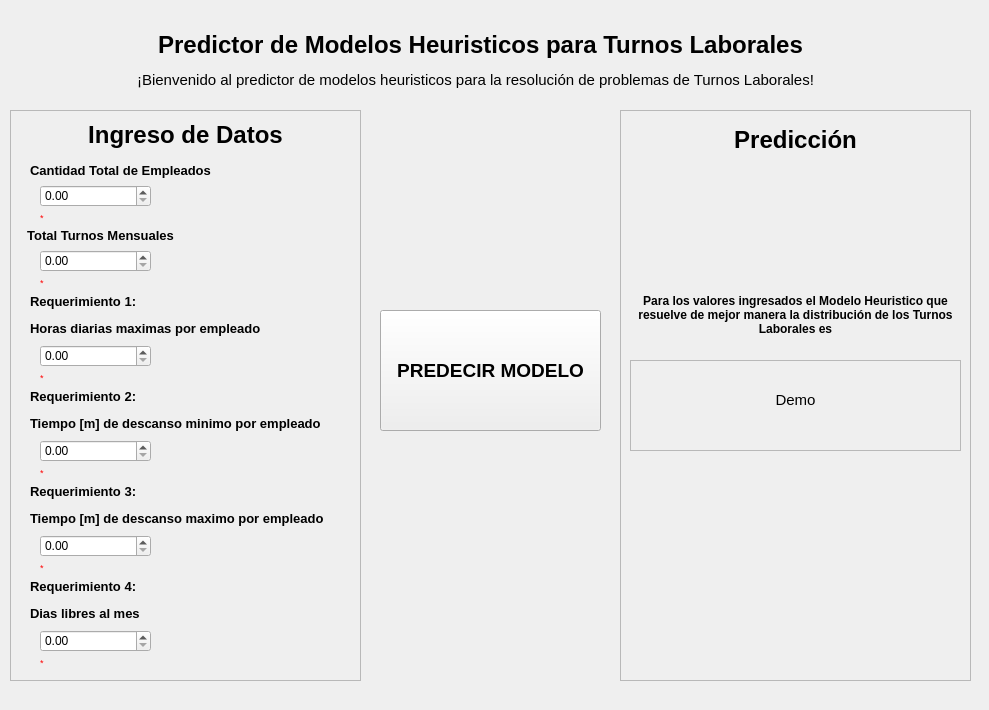
<?xml version="1.0" encoding="UTF-8"?>
<ui version="4.0">
 <class>Modelo</class>
 <widget class="QWidget" name="Modelo">
  <property name="geometry">
   <rect>
    <x>0</x>
    <y>0</y>
    <width>989</width>
    <height>710</height>
   </rect>
  </property>
  <property name="minimumSize">
   <size>
    <width>989</width>
    <height>710</height>
   </size>
  </property>
  <property name="maximumSize">
   <size>
    <width>989</width>
    <height>710</height>
   </size>
  </property>
  <property name="windowTitle">
   <string>Interfaz de Usuario</string>
  </property>
  <property name="styleSheet">
   <string notr="true">body {background-color: rgb(0, 0, 0);}</string>
  </property>
  <widget class="QLabel" name="Title">
   <property name="geometry">
    <rect>
     <x>10</x>
     <y>0</y>
     <width>941</width>
     <height>91</height>
    </rect>
   </property>
   <property name="text">
    <string>&lt;html&gt;&lt;head/&gt;&lt;body&gt;&lt;p align=&quot;center&quot;&gt;&lt;span style=&quot; font-family:'Arial'; font-size:18pt; font-weight:600;&quot;&gt;Predictor de Modelos Heuristicos para Turnos Laborales&lt;/span&gt;&lt;/p&gt;&lt;/body&gt;&lt;/html&gt;</string>
   </property>
  </widget>
  <widget class="QLabel" name="EmployeeNumber">
   <property name="geometry">
    <rect>
     <x>30</x>
     <y>155</y>
     <width>201</width>
     <height>31</height>
    </rect>
   </property>
   <property name="text">
    <string>&lt;html&gt;&lt;head/&gt;&lt;body&gt;&lt;p&gt;&lt;span style=&quot; font-family:'Arial'; font-size:10pt; font-weight:600;&quot;&gt;Cantidad Total de Empleados&lt;/span&gt;&lt;/p&gt;&lt;/body&gt;&lt;/html&gt;</string>
   </property>
  </widget>
  <widget class="QLabel" name="MonthShift">
   <property name="geometry">
    <rect>
     <x>0</x>
     <y>220</y>
     <width>201</width>
     <height>31</height>
    </rect>
   </property>
   <property name="text">
    <string>&lt;html&gt;&lt;head/&gt;&lt;body&gt;&lt;p align=&quot;center&quot;&gt;&lt;span style=&quot; font-family:'Arial'; font-size:10pt; font-weight:600;&quot;&gt;Total Turnos Mensuales&lt;/span&gt;&lt;/p&gt;&lt;/body&gt;&lt;/html&gt;</string>
   </property>
  </widget>
  <widget class="QLabel" name="Req1">
   <property name="geometry">
    <rect>
     <x>30</x>
     <y>270</y>
     <width>251</width>
     <height>91</height>
    </rect>
   </property>
   <property name="text">
    <string>&lt;html&gt;&lt;head/&gt;&lt;body&gt;&lt;p&gt;&lt;span style=&quot; font-family:'Arial'; font-size:10pt; font-weight:600;&quot;&gt;Requerimiento 1:&lt;/span&gt;&lt;/p&gt;&lt;p&gt;&lt;span style=&quot; font-family:'Arial'; font-size:10pt; font-weight:600;&quot;&gt;Horas diarias maximas por empleado&lt;/span&gt;&lt;/p&gt;&lt;/body&gt;&lt;/html&gt;</string>
   </property>
  </widget>
  <widget class="QLabel" name="Req2">
   <property name="geometry">
    <rect>
     <x>30</x>
     <y>365</y>
     <width>331</width>
     <height>91</height>
    </rect>
   </property>
   <property name="text">
    <string>&lt;html&gt;&lt;head/&gt;&lt;body&gt;&lt;p&gt;&lt;span style=&quot; font-family:'Arial'; font-size:10pt; font-weight:600;&quot;&gt;Requerimiento 2:&lt;/span&gt;&lt;/p&gt;&lt;p&gt;&lt;span style=&quot; font-family:'Arial'; font-size:10pt; font-weight:600;&quot;&gt;Tiempo [m] de descanso minimo por empleado&lt;/span&gt;&lt;/p&gt;&lt;/body&gt;&lt;/html&gt;</string>
   </property>
  </widget>
  <widget class="QLabel" name="Req3">
   <property name="geometry">
    <rect>
     <x>30</x>
     <y>460</y>
     <width>341</width>
     <height>91</height>
    </rect>
   </property>
   <property name="sizePolicy">
    <sizepolicy hsizetype="Preferred" vsizetype="Preferred">
     <horstretch>0</horstretch>
     <verstretch>0</verstretch>
    </sizepolicy>
   </property>
   <property name="tabletTracking">
    <bool>false</bool>
   </property>
   <property name="text">
    <string>&lt;html&gt;&lt;head/&gt;&lt;body&gt;&lt;p&gt;&lt;span style=&quot; font-family:'Arial'; font-size:10pt; font-weight:600;&quot;&gt;Requerimiento 3:&lt;/span&gt;&lt;/p&gt;&lt;p&gt;&lt;span style=&quot; font-family:'Arial'; font-size:10pt; font-weight:600;&quot;&gt;Tiempo [m] de descanso maximo por empleado&lt;/span&gt;&lt;/p&gt;&lt;/body&gt;&lt;/html&gt;</string>
   </property>
  </widget>
  <widget class="QLabel" name="Req4">
   <property name="geometry">
    <rect>
     <x>30</x>
     <y>555</y>
     <width>341</width>
     <height>91</height>
    </rect>
   </property>
   <property name="text">
    <string>&lt;html&gt;&lt;head/&gt;&lt;body&gt;&lt;p&gt;&lt;span style=&quot; font-family:'Arial'; font-size:10pt; font-weight:600;&quot;&gt;Requerimiento 4:&lt;/span&gt;&lt;/p&gt;&lt;p&gt;&lt;span style=&quot; font-family:'Arial'; font-size:10pt; font-weight:600;&quot;&gt;Dias libres al mes&lt;/span&gt;&lt;/p&gt;&lt;/body&gt;&lt;/html&gt;</string>
   </property>
  </widget>
  <widget class="QPushButton" name="InputButton">
   <property name="geometry">
    <rect>
     <x>380</x>
     <y>310</y>
     <width>221</width>
     <height>121</height>
    </rect>
   </property>
   <property name="font">
    <font>
     <family>Arial</family>
     <pointsize>14</pointsize>
     <weight>75</weight>
     <bold>true</bold>
    </font>
   </property>
   <property name="cursor">
    <cursorShape>PointingHandCursor</cursorShape>
   </property>
   <property name="contextMenuPolicy">
    <enum>Qt::NoContextMenu</enum>
   </property>
   <property name="text">
    <string>PREDECIR MODELO</string>
   </property>
   <property name="autoRepeat">
    <bool>false</bool>
   </property>
  </widget>
  <widget class="QLabel" name="Description">
   <property name="geometry">
    <rect>
     <x>30</x>
     <y>50</y>
     <width>891</width>
     <height>61</height>
    </rect>
   </property>
   <property name="font">
    <font>
     <family>Arial</family>
     <pointsize>11</pointsize>
    </font>
   </property>
   <property name="text">
    <string>&lt;html&gt;&lt;head/&gt;&lt;body&gt;&lt;p align=&quot;center&quot;&gt;¡Bienvenido al predictor de modelos heuristicos para la resolución de problemas de Turnos Laborales!&lt;/p&gt;&lt;/body&gt;&lt;/html&gt;</string>
   </property>
  </widget>
  <widget class="QDoubleSpinBox" name="EmployeeNumberInput">
   <property name="geometry">
    <rect>
     <x>40</x>
     <y>185</y>
     <width>111</width>
     <height>22</height>
    </rect>
   </property>
   <property name="maximum">
    <double>1000000000.000000000000000</double>
   </property>
  </widget>
  <widget class="QDoubleSpinBox" name="MonthShiftInput">
   <property name="geometry">
    <rect>
     <x>40</x>
     <y>250</y>
     <width>111</width>
     <height>22</height>
    </rect>
   </property>
   <property name="maximum">
    <double>1000000000.000000000000000</double>
   </property>
  </widget>
  <widget class="QDoubleSpinBox" name="Req1Input">
   <property name="geometry">
    <rect>
     <x>40</x>
     <y>345</y>
     <width>111</width>
     <height>22</height>
    </rect>
   </property>
   <property name="maximum">
    <double>1000000000.000000000000000</double>
   </property>
  </widget>
  <widget class="QDoubleSpinBox" name="Req2Input">
   <property name="geometry">
    <rect>
     <x>40</x>
     <y>440</y>
     <width>111</width>
     <height>22</height>
    </rect>
   </property>
   <property name="maximum">
    <double>1000000000.000000000000000</double>
   </property>
  </widget>
  <widget class="QDoubleSpinBox" name="Req3Input">
   <property name="geometry">
    <rect>
     <x>40</x>
     <y>535</y>
     <width>111</width>
     <height>22</height>
    </rect>
   </property>
   <property name="maximum">
    <double>1000000000.000000000000000</double>
   </property>
  </widget>
  <widget class="QDoubleSpinBox" name="Req4Input">
   <property name="geometry">
    <rect>
     <x>40</x>
     <y>630</y>
     <width>111</width>
     <height>22</height>
    </rect>
   </property>
   <property name="maximum">
    <double>1000000000.000000000000000</double>
   </property>
  </widget>
  <widget class="QLabel" name="TextoRespuesta">
   <property name="geometry">
    <rect>
     <x>620</x>
     <y>270</y>
     <width>351</width>
     <height>91</height>
    </rect>
   </property>
   <property name="maximumSize">
    <size>
     <width>351</width>
     <height>91</height>
    </size>
   </property>
   <property name="font">
    <font>
     <family>Arial</family>
     <weight>75</weight>
     <bold>true</bold>
    </font>
   </property>
   <property name="tabletTracking">
    <bool>false</bool>
   </property>
   <property name="text">
    <string>&lt;html&gt;&lt;head/&gt;&lt;body&gt;&lt;p align=&quot;center&quot;&gt;Para los valores ingresados el Modelo Heuristico que resuelve de mejor manera la distribución de los Turnos Laborales es&lt;/p&gt;&lt;/body&gt;&lt;/html&gt;</string>
   </property>
   <property name="wordWrap">
    <bool>true</bool>
   </property>
  </widget>
  <widget class="QLabel" name="Model">
   <property name="geometry">
    <rect>
     <x>640</x>
     <y>370</y>
     <width>311</width>
     <height>61</height>
    </rect>
   </property>
   <property name="maximumSize">
    <size>
     <width>311</width>
     <height>61</height>
    </size>
   </property>
   <property name="font">
    <font>
     <family>Arial</family>
     <pointsize>11</pointsize>
     <weight>50</weight>
     <bold>false</bold>
    </font>
   </property>
   <property name="text">
    <string>&lt;html&gt;&lt;head/&gt;&lt;body&gt;&lt;p align=&quot;center&quot;&gt;Demo&lt;/p&gt;&lt;/body&gt;&lt;/html&gt;</string>
   </property>
   <property name="wordWrap">
    <bool>true</bool>
   </property>
  </widget>
  <widget class="QFrame" name="frameInput">
   <property name="geometry">
    <rect>
     <x>10</x>
     <y>110</y>
     <width>351</width>
     <height>571</height>
    </rect>
   </property>
   <property name="autoFillBackground">
    <bool>false</bool>
   </property>
   <property name="styleSheet">
    <string notr="true"/>
   </property>
   <property name="frameShape">
    <enum>QFrame::StyledPanel</enum>
   </property>
   <property name="frameShadow">
    <enum>QFrame::Raised</enum>
   </property>
   <widget class="QLabel" name="TitleInput">
    <property name="geometry">
     <rect>
      <x>0</x>
      <y>0</y>
      <width>351</width>
      <height>51</height>
     </rect>
    </property>
    <property name="text">
     <string>&lt;html&gt;&lt;head/&gt;&lt;body&gt;&lt;p align=&quot;center&quot;&gt;&lt;span style=&quot; font-family:'Arial'; font-size:18pt; font-weight:600;&quot;&gt;Ingreso de Datos&lt;/span&gt;&lt;/p&gt;&lt;/body&gt;&lt;/html&gt;</string>
    </property>
   </widget>
   <widget class="QLabel" name="ErrorEmp">
    <property name="geometry">
     <rect>
      <x>30</x>
      <y>100</y>
      <width>311</width>
      <height>16</height>
     </rect>
    </property>
    <property name="text">
     <string>&lt;html&gt;&lt;head/&gt;&lt;body&gt;&lt;p&gt;&lt;span style=&quot; font-size:7pt; color:#ff0000;&quot;&gt;*&lt;/span&gt;&lt;/p&gt;&lt;/body&gt;&lt;/html&gt;</string>
    </property>
   </widget>
   <widget class="QLabel" name="ErrorEq4">
    <property name="geometry">
     <rect>
      <x>30</x>
      <y>545</y>
      <width>311</width>
      <height>16</height>
     </rect>
    </property>
    <property name="text">
     <string>&lt;html&gt;&lt;head/&gt;&lt;body&gt;&lt;p&gt;&lt;span style=&quot; font-size:7pt; color:#ff0000;&quot;&gt;*&lt;/span&gt;&lt;/p&gt;&lt;/body&gt;&lt;/html&gt;</string>
    </property>
   </widget>
  </widget>
  <widget class="QFrame" name="frameOutput">
   <property name="geometry">
    <rect>
     <x>620</x>
     <y>110</y>
     <width>351</width>
     <height>571</height>
    </rect>
   </property>
   <property name="frameShape">
    <enum>QFrame::StyledPanel</enum>
   </property>
   <property name="frameShadow">
    <enum>QFrame::Raised</enum>
   </property>
   <widget class="QLabel" name="TitleInput_3">
    <property name="geometry">
     <rect>
      <x>0</x>
      <y>0</y>
      <width>351</width>
      <height>61</height>
     </rect>
    </property>
    <property name="text">
     <string>&lt;html&gt;&lt;head/&gt;&lt;body&gt;&lt;p align=&quot;center&quot;&gt;&lt;span style=&quot; font-family:'Arial'; font-size:18pt; font-weight:600;&quot;&gt;Predicción&lt;/span&gt;&lt;/p&gt;&lt;/body&gt;&lt;/html&gt;</string>
    </property>
   </widget>
  </widget>
  <widget class="QFrame" name="frameModelo">
   <property name="geometry">
    <rect>
     <x>630</x>
     <y>360</y>
     <width>331</width>
     <height>91</height>
    </rect>
   </property>
   <property name="frameShape">
    <enum>QFrame::StyledPanel</enum>
   </property>
   <property name="frameShadow">
    <enum>QFrame::Raised</enum>
   </property>
  </widget>
  <widget class="QLabel" name="ErrorTur">
   <property name="geometry">
    <rect>
     <x>40</x>
     <y>275</y>
     <width>311</width>
     <height>16</height>
    </rect>
   </property>
   <property name="text">
    <string>&lt;html&gt;&lt;head/&gt;&lt;body&gt;&lt;p&gt;&lt;span style=&quot; font-size:7pt; color:#ff0000;&quot;&gt;*&lt;/span&gt;&lt;/p&gt;&lt;/body&gt;&lt;/html&gt;</string>
   </property>
  </widget>
  <widget class="QLabel" name="ErrorEq1">
   <property name="geometry">
    <rect>
     <x>40</x>
     <y>370</y>
     <width>311</width>
     <height>16</height>
    </rect>
   </property>
   <property name="text">
    <string>&lt;html&gt;&lt;head/&gt;&lt;body&gt;&lt;p&gt;&lt;span style=&quot; font-size:7pt; color:#ff0000;&quot;&gt;*&lt;/span&gt;&lt;/p&gt;&lt;/body&gt;&lt;/html&gt;</string>
   </property>
  </widget>
  <widget class="QLabel" name="ErrorEq2">
   <property name="geometry">
    <rect>
     <x>40</x>
     <y>465</y>
     <width>311</width>
     <height>16</height>
    </rect>
   </property>
   <property name="text">
    <string>&lt;html&gt;&lt;head/&gt;&lt;body&gt;&lt;p&gt;&lt;span style=&quot; font-size:7pt; color:#ff0000;&quot;&gt;*&lt;/span&gt;&lt;/p&gt;&lt;/body&gt;&lt;/html&gt;</string>
   </property>
  </widget>
  <widget class="QLabel" name="ErrorEq3">
   <property name="geometry">
    <rect>
     <x>40</x>
     <y>560</y>
     <width>311</width>
     <height>16</height>
    </rect>
   </property>
   <property name="text">
    <string>&lt;html&gt;&lt;head/&gt;&lt;body&gt;&lt;p&gt;&lt;span style=&quot; font-size:7pt; color:#ff0000;&quot;&gt;*&lt;/span&gt;&lt;/p&gt;&lt;/body&gt;&lt;/html&gt;</string>
   </property>
  </widget>
  <zorder>frameModelo</zorder>
  <zorder>frameOutput</zorder>
  <zorder>frameInput</zorder>
  <zorder>Title</zorder>
  <zorder>EmployeeNumber</zorder>
  <zorder>MonthShift</zorder>
  <zorder>Req1</zorder>
  <zorder>Req2</zorder>
  <zorder>Req3</zorder>
  <zorder>Req4</zorder>
  <zorder>InputButton</zorder>
  <zorder>Description</zorder>
  <zorder>EmployeeNumberInput</zorder>
  <zorder>MonthShiftInput</zorder>
  <zorder>Req1Input</zorder>
  <zorder>Req2Input</zorder>
  <zorder>Req3Input</zorder>
  <zorder>Req4Input</zorder>
  <zorder>TextoRespuesta</zorder>
  <zorder>Model</zorder>
  <zorder>ErrorTur</zorder>
  <zorder>ErrorEq1</zorder>
  <zorder>ErrorEq2</zorder>
  <zorder>ErrorEq3</zorder>
 </widget>
 <resources/>
 <connections/>
</ui>
